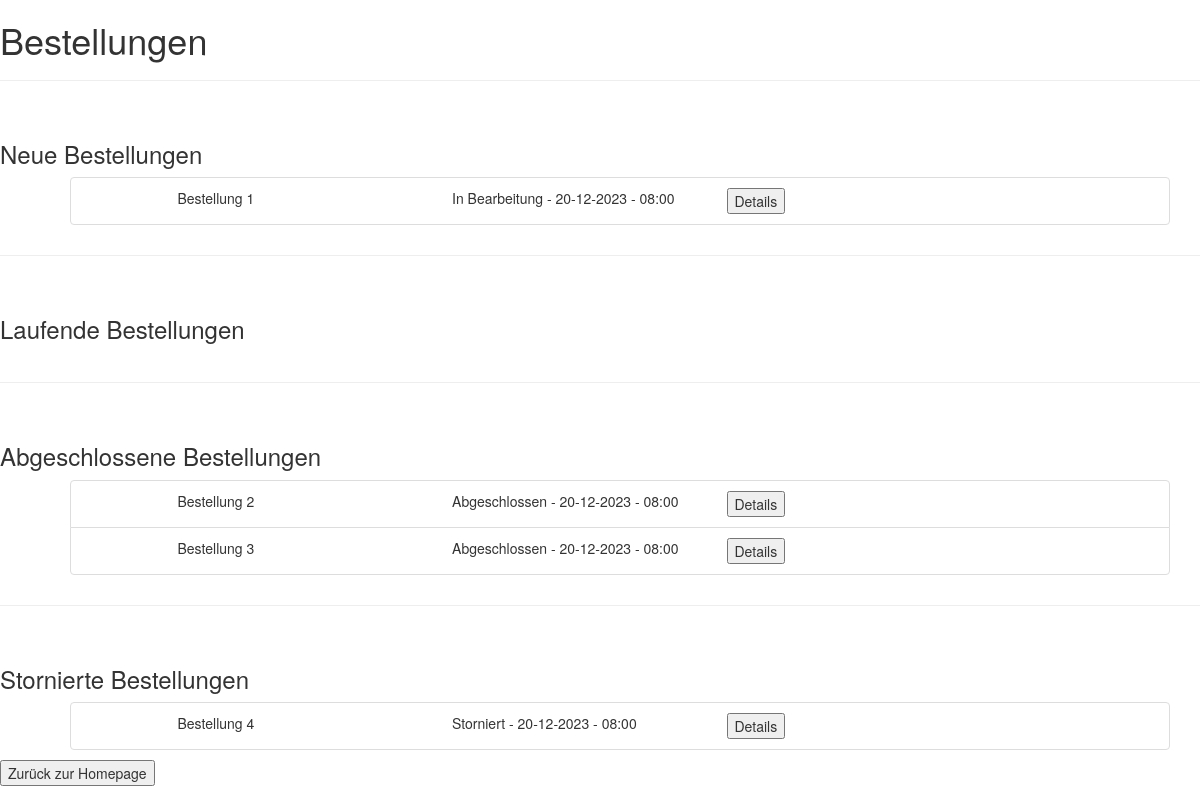
Page /customer/bestellungen (signed in) on the earlier database version.
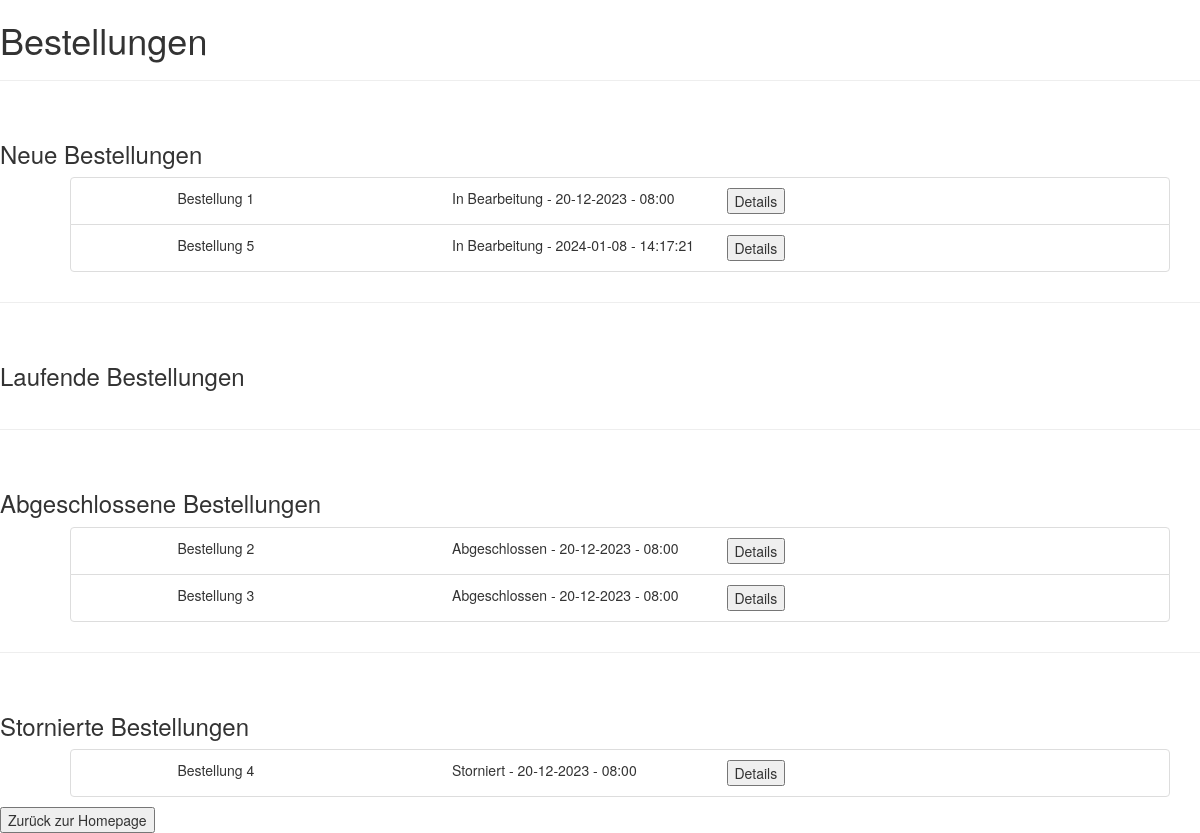
Same page on the later database version.
### tables this page shows
CREATE TABLE 'bestellung' ('bestell_id' INTEGER PRIMARY KEY AUTOINCREMENT,'status' TEXT, 'eingangsTag' DATE, 'eingangsUhrzeit' TIME, 'zusatztext' TEXT, 'restaurant_username' TEXT, 'customer_username' TEXT, FOREIGN KEY (restaurant_username) references restaurant(username), FOREIGN KEY (customer_username) references kunde(username));

### app.py (the view)
@app.route("/customer/bestellungen")
def customerOrders():
    if(not 'customer_username' in session):
        return render_template('customer_login.html')
    username = session['customer_username']
    newOrders = zugreifer.getNewOrdersForCustomer(username)
    pendingOrders = zugreifer.getPendingOrdersForCustomer(username)
    finishedOrders = zugreifer.getFinishedOrdersForCustomer(username)
    canceledOrders = zugreifer.getCanceledOrdersForCustomer(username)
    return render_template('customer_orders.html', newOrders = newOrders, pendingOrders = pendingOrders, finishedOrders = finishedOrders, canceledOrders = canceledOrders)

### zugreifer.py (called while the page is built)
def getNewOrdersForCustomer(username):
    con = sqlite3.connect("Database.db")
    cur = con.cursor()
    result = cur.execute("SELECT * FROM bestellung where customer_username='" + username + "' and status='In Bearbeitung' order by eingangsTag asc , eingangsUhrzeit asc;");
    newOrders = list()
    for x in result:
        newOrders.append(order(x[0], x[1], x[2], x[3], x[4], x[5], x[6]))
    cur.close()
    con.close()
    return newOrders;

def getPendingOrdersForCustomer(username):
    con = sqlite3.connect("Database.db")
    cur = con.cursor()
    result = cur.execute("SELECT * FROM bestellung where customer_username='" + username + "' and status='In Zubereitung' order by eingangsTag asc , eingangsUhrzeit asc;");
    pendingOrders = list()
    for x in result:
        pendingOrders.append(order(x[0], x[1], x[2], x[3], x[4], x[5], x[6]))
    cur.close()
    con.close()
    return pendingOrders;

### templates/customer_orders.html (shortened to what this page needs)
<!DOCTYPE html>
<html>
    <head>
        <link rel="stylesheet" href="https://maxcdn.bootstrapcdn.com/bootstrap/3.4.1/css/bootstrap.min.css">
    </head>
    <body>
        <h1>Bestellungen</h1>
        <hr><br>
        <h3>Neue Bestellungen</h3>
        <div class="container">
            <ul>
                {%for newOrder in newOrders%}
                <li class="list-group-item" style="list-style-type: none;">
                    <div class="row">
                        <div class="col-sm-1"></div>
                        <div class="col-sm-3">
                            Bestellung {{ newOrder.orderId }}
                        </div>
                        <div class="col-sm-3">
                            {{ newOrder.status }} - {{ newOrder.date }} - {{ newOrder.time }}
                        </div>
                        <div class="col-sm-3">
                            <form action="{{ url_for('customerOrderDetails',orderId = newOrder.orderId) }}" method=post >
                                <button type="submit">Details</button>
                            </form>
                        </div>
                </li>
                {% endfor %}
            </ul>
        </div>
        <hr><br>
        <h3>Laufende Bestellungen</h3>
        <div class="container">
        </div>
        <hr><br>
        <h3>Abgeschlossene Bestellungen</h3>
        <div class="container">
            <ul>
                {%for finishedOrder in finishedOrders %}
                <li class="list-group-item" style="list-style-type: none;">
                    <div class="row">
                        <div class="col-sm-1"></div>
                        <div class="col-sm-3">
                            Bestellung {{ finishedOrder.orderId }}
                        </div>
                        <div class="col-sm-3">
                            {{ finishedOrder.status }} - {{ finishedOrder.date }} - {{ finishedOrder.time }}
                        </div>
                        <div class="col-sm-3">
                            <form action="{{ url_for('customerOrderDetails',orderId = finishedOrder.orderId) }}" method=post >
                                <button type="submit">Details</button>
                            </form>
                        </div>
                </li>
                {% endfor %}
            </ul>
        </div>
        <hr><br>
        <h3>Stornierte Bestellungen</h3>
        <div class="container">
            <ul>
                {%for canceledOrder in canceledOrders %}
                <li class="list-group-item" style="list-style-type: none;">
                    <div class="row">
                        <div class="col-sm-1"></div>
                        <div class="col-sm-3">
                            Bestellung {{ canceledOrder.orderId }}
                        </div>
                        <div class="col-sm-3">
                            {{ canceledOrder.status }} - {{ canceledOrder.date }} - {{ canceledOrder.time }}
                        </div>
                        <div class="col-sm-3">
                            <form action="{{ url_for('customerOrderDetails',orderId = canceledOrder.orderId) }}" method=post >
                                <button type="submit">Details</button>
                            </form>
                        </div>
                </li>
                {% endfor %}
            </ul>
        </div>
        <div class="row-sm-20">
            <form action="/customer" method="get">
                <button type="submit">Zurück zur Homepage</button>
            </form>
        </div>
    </body>
</html>

Differences in the rows shown:
added bestellung: orderId "5", status "In Bearbeitung", date "2024-01-08", time "14:17:21", shown under "Neue Bestellungen"
